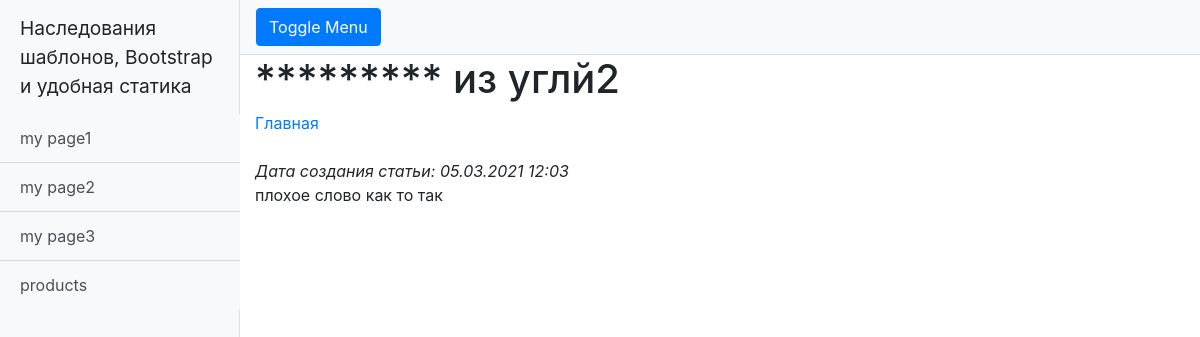
Screenshot of /news/10 with the database file from the repository.
### NewsPaper/models.py (models this page shows, shortened)
class Post(models.Model):
    state = 'ST'
    news = 'NE'
    FIELD = [
        (state, 'Статья'),
        (news, 'Новость')
    ]
    type = models.CharField(max_length=2, choices=FIELD)
    post_date_creation = models.DateTimeField(auto_now_add=True)
    post_heading = models.CharField(max_length=255)
    post_text = models.TextField()
    post_rating = models.IntegerField(default=0)
    author = models.ForeignKey(Author, on_delete=models.CASCADE)
    category = models.ManyToManyField(Category, through='PostCategory')

### NewsPaper/views.py (the view)
# urls.py: path('<int:pk>', NewsDetail.as_view()),
class NewsDetail(DetailView):
    model = Post  # модель всё та же, но мы хотим получать детали конкретно отдельного товара
    template_name = 'single_news.html'  # название шаблона будет product.html
    context_object_name = 'single_news'  # название объекта. в нём будет
    queryset = Post.objects.filter(type='NE')

### NewsPaper/templatetags/my_filters.py (called while the page is built)
@register.filter(name='censor')
def censor(value):
    if isinstance(value, str):
        censor_words = ['плохоеслово', 'компостер', 'гадость', 'лох']
        split_string = value.split()
        for word in censor_words:
            if word in split_string:
                for j in range(len(split_string)):
                    if word == split_string[j]:
                        split_string[j] = '*' * len(split_string[j])
        return ' '.join(split_string)
    else:
        raise ValueError(f'Ошибка: значение должно быть строкой')

### templates/single_news.html (shortened to what this page needs)
{% extends 'default.html' %}
{% load my_filters %}
{% block content %}
    <h1>{{ single_news.post_heading|censor }}</h1>
    <div><a href="/news/">Главная</a></div>
    <br>
    <i>Дата создания статьи: {{ single_news.post_date_creation|date:'d.m.Y H:m' }}</i>
    <p>{{ single_news.post_text|censor }}</p>
{% endblock content %}

### rows the page displays
Post: post_heading|censor "********* из углй2", post_date_creation "05.03.2021 12:03", post_text|censor "плохое слово как то так"
